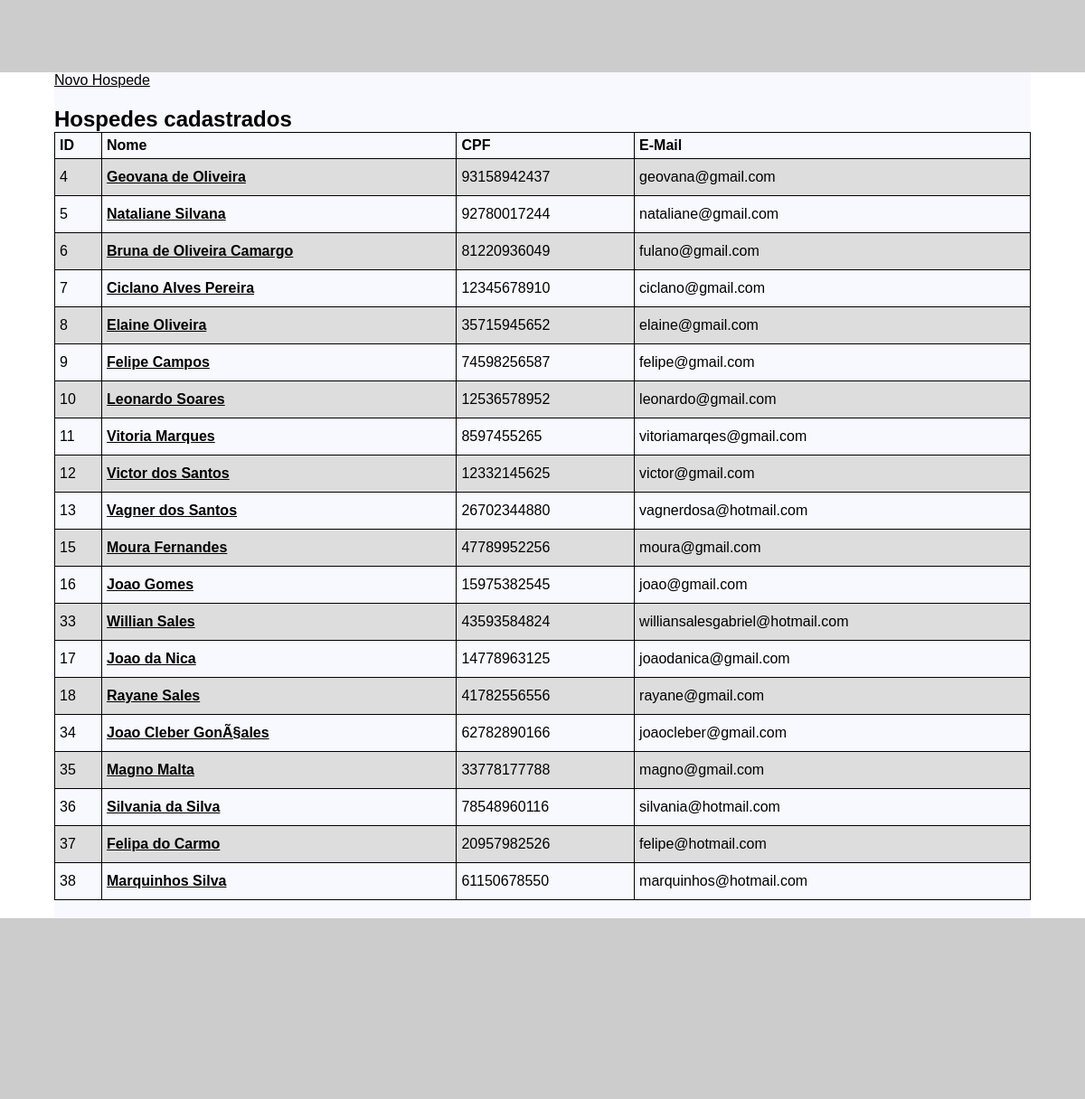
Page /lista-hospedes.php (signed in) on the earlier database version.
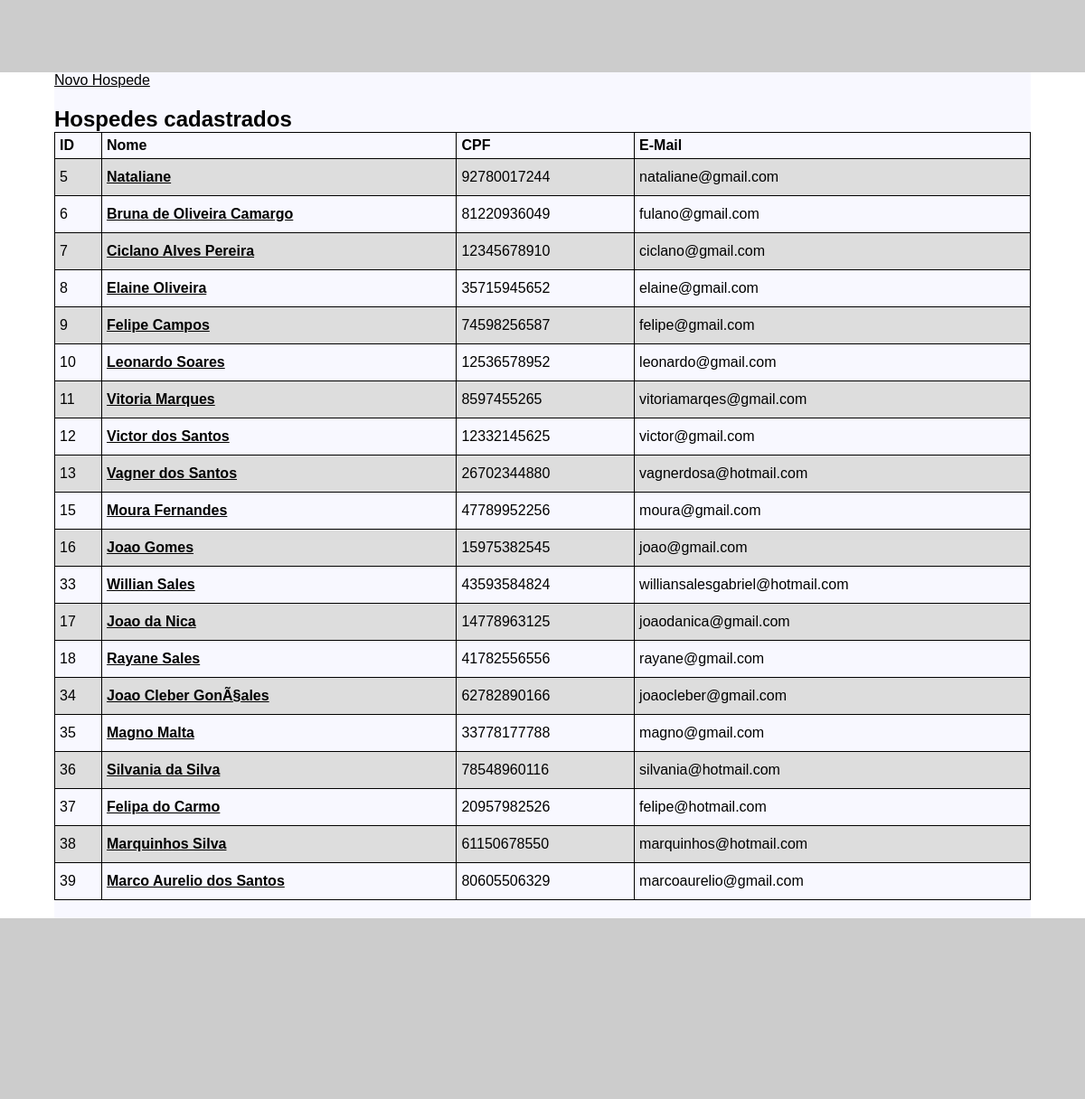
Same page on the later database version.
### tables this page shows
CREATE TABLE IF NOT EXISTS `hospedes` (
  `id` int(11) NOT NULL AUTO_INCREMENT,
  `nome_completo` varchar(255) NOT NULL,
  `CPF` varchar(11) NOT NULL,
  `email` varchar(255) NOT NULL,
  `celular` varchar(11) NOT NULL,
  `telefone` varchar(10) DEFAULT NULL,
  `status` tinyint(11) DEFAULT '1',
  `dataCadastro` datetime DEFAULT NULL,
  `autor` varchar(100) DEFAULT NULL,
  PRIMARY KEY (`id`),
  UNIQUE KEY `email` (`email`),
  UNIQUE KEY `CPF` (`CPF`),
  KEY `CPF_2` (`CPF`),
  KEY `autor` (`autor`)
);

### server/conexao.class.php (called while the page is built, shortened)
<?php
abstract class Conexao{
    public function __construct(){
        $this->dbname = 'gestao-hoteleira';
        $this->host = 'localhost';
        $this->dbuser = 'root';
        $this->dbpass = '';
        try{
            $this->pdo = new PDO("mysql:host=".$this->host.";dbname=".$this->dbname, $this->dbuser, $this->dbpass);
        }catch(PDOException $e){
            $this->setStatus("Não conectado!");
        }
    }
}

### server/hospede.class.php (called while the page is built, shortened)
<?php
require_once 'conexao.class.php';
class Hospede extends Conexao{
    public function listarHospedes(){
        $sql = "SELECT * FROM hospedes WHERE status = 1";
        $sql = $this->pdo->query($sql);
        if($sql->rowCount() > 0){
            return $sql->fetchAll();
        }else{
            return array();
        }
    }
}

### lista-hospedes.php (the view, shortened to what this page needs)
<?php
require_once 'server/hospede.class.php';
$hospede = new Hospede();
require_once 'header.php';
?>
<div class="container">
    <a href="cadastrar-hospede.php">Novo Hospede</a>
    <div class="lista-hospedes">
        <h2>Hospedes cadastrados</h2>
        <table>
            <tr>
                <th>ID</th>
                <th>Nome</th>
                <th>CPF</th>
                <th class="lastCol">E-Mail</th>
            </tr>
            <?php
            $lista = $hospede->listarHospedes();
            foreach($lista as $valor):
            ?>
            <tr>
                <td><?php echo $valor['id']; ?></td>
                <td><a href="detalhes-hospede.php?id=<?php echo $valor['id']; ?>"><strong><?php echo $valor['nome_completo']; ?></strong></a></td>
                <td><?php echo $valor['CPF']; ?></td>
                <td class="lastCol"><?php echo $valor['email']; ?></td>
            </tr>
            <?php
            endforeach;
            ?>
        </table>
    </div>
</div>
<?php
require_once 'footer.php';
?>

### header.php (shortened to what this page needs)
<!DOCTYPE html>
<html lang="pt-br">
<head>
    <link rel="stylesheet" href="css/style.css">
    <link rel="stylesheet" href="https://use.fontawesome.com/releases/v5.8.1/css/all.css">
</head>
<body>
    <section class="header"></section>

### footer.php (shortened to what this page needs)
<section class="rodape"></section>
</body>
</html>

### css/style.css (style rules this page uses)
*,body { margin: 0; padding: 0; font-family: 'Quicksand', sans-serif; }
a { color: inherit; }
section.header { width: 100%; height: 80px; background-color: #CCC; }
section.rodape { width: 100%; height: 200px; background-color: #CCC; }
div.container { min-height: 600px; background-color: ghostwhite; padding-bottom: 20px; }
div.container { width: 90%; margin: 0 auto; }
.lista-hospedes { padding-top: 20px; }
.lista-hospedes table, .detalhes-hospede table { font-family: arial, sans-serif; border-collapse: collapse; width: 100%; }
.lista-hospedes table td, th, .detalhes-hospede table td { border: 1px solid #000; text-align: left; padding: 5px; }
.lista-hospedes table td, .detalhes-hospede table td { height: 30px; }
.lista-hospedes table tr:nth-child(even), .detalhes-hospede table tr:nth-child(even) { background-color: #ddd; }

Differences in the rows shown:
no longer on this page (row edited): hospedes: id "4", nome_completo "Geovana de Oliveira", CPF "93158942437", email "geovana@gmail.com"
changed hospedes "nataliane@gmail.com": nome_completo "Nataliane Silvana" → "Nataliane"
added hospedes: id "39", nome_completo "Marco Aurelio dos Santos", CPF "80605506329", email "marcoaurelio@gmail.com"
